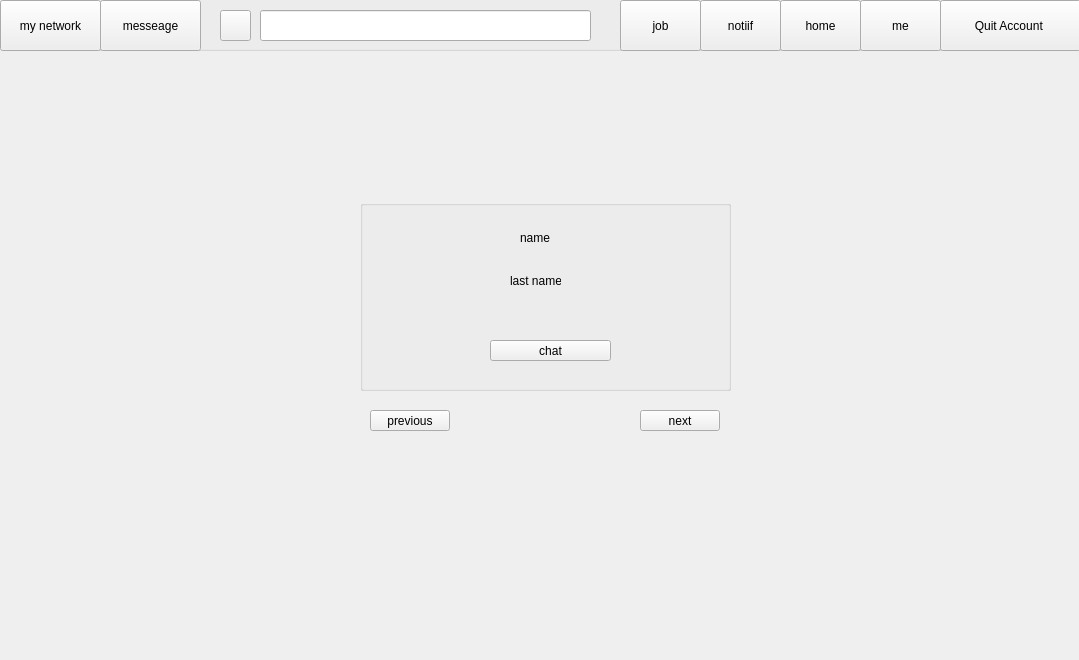
<?xml version="1.0" encoding="UTF-8"?>
<ui version="4.0">
 <class>message_contact</class>
 <widget class="QWidget" name="message_contact">
  <property name="geometry">
   <rect>
    <x>0</x>
    <y>0</y>
    <width>1079</width>
    <height>660</height>
   </rect>
  </property>
  <property name="windowTitle">
   <string>Form</string>
  </property>
  <widget class="QGroupBox" name="groupBox">
   <property name="geometry">
    <rect>
     <x>0</x>
     <y>-10</y>
     <width>1081</width>
     <height>61</height>
    </rect>
   </property>
   <property name="title">
    <string/>
   </property>
   <widget class="QPushButton" name="pushButton">
    <property name="geometry">
     <rect>
      <x>940</x>
      <y>10</y>
      <width>141</width>
      <height>51</height>
     </rect>
    </property>
    <property name="cursor">
     <cursorShape>PointingHandCursor</cursorShape>
    </property>
    <property name="toolTip">
     <string>&lt;html&gt;&lt;head/&gt;&lt;body&gt;&lt;p&gt;&lt;span style=&quot; color:#00007f;&quot;&gt;Exit your account&lt;/span&gt;&lt;/p&gt;&lt;/body&gt;&lt;/html&gt;</string>
    </property>
    <property name="text">
     <string>Quit Account </string>
    </property>
   </widget>
   <widget class="QPushButton" name="home_button">
    <property name="geometry">
     <rect>
      <x>780</x>
      <y>10</y>
      <width>81</width>
      <height>51</height>
     </rect>
    </property>
    <property name="cursor">
     <cursorShape>PointingHandCursor</cursorShape>
    </property>
    <property name="text">
     <string>home</string>
    </property>
   </widget>
   <widget class="QPushButton" name="me_button">
    <property name="geometry">
     <rect>
      <x>860</x>
      <y>10</y>
      <width>81</width>
      <height>51</height>
     </rect>
    </property>
    <property name="cursor">
     <cursorShape>PointingHandCursor</cursorShape>
    </property>
    <property name="text">
     <string>me</string>
    </property>
   </widget>
   <widget class="QPushButton" name="notif_button">
    <property name="geometry">
     <rect>
      <x>700</x>
      <y>10</y>
      <width>81</width>
      <height>51</height>
     </rect>
    </property>
    <property name="cursor">
     <cursorShape>PointingHandCursor</cursorShape>
    </property>
    <property name="text">
     <string>notiif</string>
    </property>
   </widget>
   <widget class="QPushButton" name="job_button">
    <property name="geometry">
     <rect>
      <x>620</x>
      <y>10</y>
      <width>81</width>
      <height>51</height>
     </rect>
    </property>
    <property name="cursor">
     <cursorShape>PointingHandCursor</cursorShape>
    </property>
    <property name="text">
     <string>job</string>
    </property>
   </widget>
   <widget class="QPushButton" name="mynetwork_button">
    <property name="geometry">
     <rect>
      <x>0</x>
      <y>10</y>
      <width>101</width>
      <height>51</height>
     </rect>
    </property>
    <property name="cursor">
     <cursorShape>PointingHandCursor</cursorShape>
    </property>
    <property name="text">
     <string>my network</string>
    </property>
   </widget>
   <widget class="QPushButton" name="message_button">
    <property name="geometry">
     <rect>
      <x>100</x>
      <y>10</y>
      <width>101</width>
      <height>51</height>
     </rect>
    </property>
    <property name="cursor">
     <cursorShape>PointingHandCursor</cursorShape>
    </property>
    <property name="text">
     <string>messeage</string>
    </property>
   </widget>
   <widget class="QPushButton" name="serach_button">
    <property name="geometry">
     <rect>
      <x>220</x>
      <y>20</y>
      <width>31</width>
      <height>31</height>
     </rect>
    </property>
    <property name="cursor">
     <cursorShape>PointingHandCursor</cursorShape>
    </property>
    <property name="text">
     <string/>
    </property>
   </widget>
   <widget class="QLineEdit" name="search">
    <property name="geometry">
     <rect>
      <x>260</x>
      <y>20</y>
      <width>331</width>
      <height>31</height>
     </rect>
    </property>
    <property name="toolTip">
     <string>search ID</string>
    </property>
    <property name="text">
     <string/>
    </property>
   </widget>
  </widget>
  <widget class="QGroupBox" name="groupBox_2">
   <property name="geometry">
    <rect>
     <x>360</x>
     <y>200</y>
     <width>371</width>
     <height>191</height>
    </rect>
   </property>
   <property name="title">
    <string/>
   </property>
   <widget class="QLabel" name="picture">
    <property name="geometry">
     <rect>
      <x>20</x>
      <y>10</y>
      <width>100</width>
      <height>100</height>
     </rect>
    </property>
    <property name="text">
     <string/>
    </property>
   </widget>
   <widget class="QLabel" name="label_2">
    <property name="geometry">
     <rect>
      <x>150</x>
      <y>70</y>
      <width>51</width>
      <height>21</height>
     </rect>
    </property>
    <property name="text">
     <string>last name :</string>
    </property>
   </widget>
   <widget class="QLabel" name="label">
    <property name="geometry">
     <rect>
      <x>160</x>
      <y>30</y>
      <width>31</width>
      <height>16</height>
     </rect>
    </property>
    <property name="text">
     <string>name :</string>
    </property>
   </widget>
   <widget class="QPushButton" name="pushButton_2">
    <property name="geometry">
     <rect>
      <x>130</x>
      <y>140</y>
      <width>121</width>
      <height>21</height>
     </rect>
    </property>
    <property name="text">
     <string>chat</string>
    </property>
   </widget>
   <widget class="QLabel" name="name">
    <property name="geometry">
     <rect>
      <x>196</x>
      <y>29</y>
      <width>121</width>
      <height>21</height>
     </rect>
    </property>
    <property name="text">
     <string/>
    </property>
   </widget>
   <widget class="QLabel" name="last_name">
    <property name="geometry">
     <rect>
      <x>210</x>
      <y>70</y>
      <width>121</width>
      <height>21</height>
     </rect>
    </property>
    <property name="text">
     <string/>
    </property>
   </widget>
  </widget>
  <widget class="QPushButton" name="previous">
   <property name="geometry">
    <rect>
     <x>370</x>
     <y>410</y>
     <width>80</width>
     <height>21</height>
    </rect>
   </property>
   <property name="text">
    <string>previous</string>
   </property>
  </widget>
  <widget class="QPushButton" name="next">
   <property name="geometry">
    <rect>
     <x>640</x>
     <y>410</y>
     <width>80</width>
     <height>21</height>
    </rect>
   </property>
   <property name="text">
    <string>next</string>
   </property>
  </widget>
 </widget>
 <resources/>
 <connections/>
</ui>
